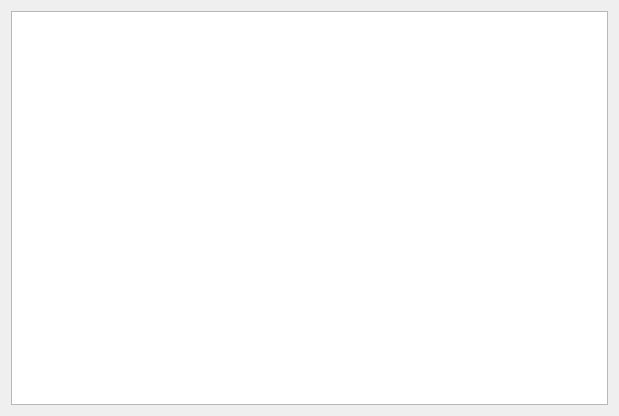
<?xml version="1.0" encoding="UTF-8"?>
<ui version="4.0">
 <class>FoldersWG</class>
 <widget class="QWidget" name="FoldersWG">
  <property name="geometry">
   <rect>
    <x>0</x>
    <y>0</y>
    <width>619</width>
    <height>416</height>
   </rect>
  </property>
  <property name="windowTitle">
   <string>Form</string>
  </property>
  <layout class="QVBoxLayout" name="verticalLayout">
   <item>
    <widget class="QTreeView" name="treeView"/>
   </item>
  </layout>
 </widget>
 <resources/>
 <connections/>
</ui>
